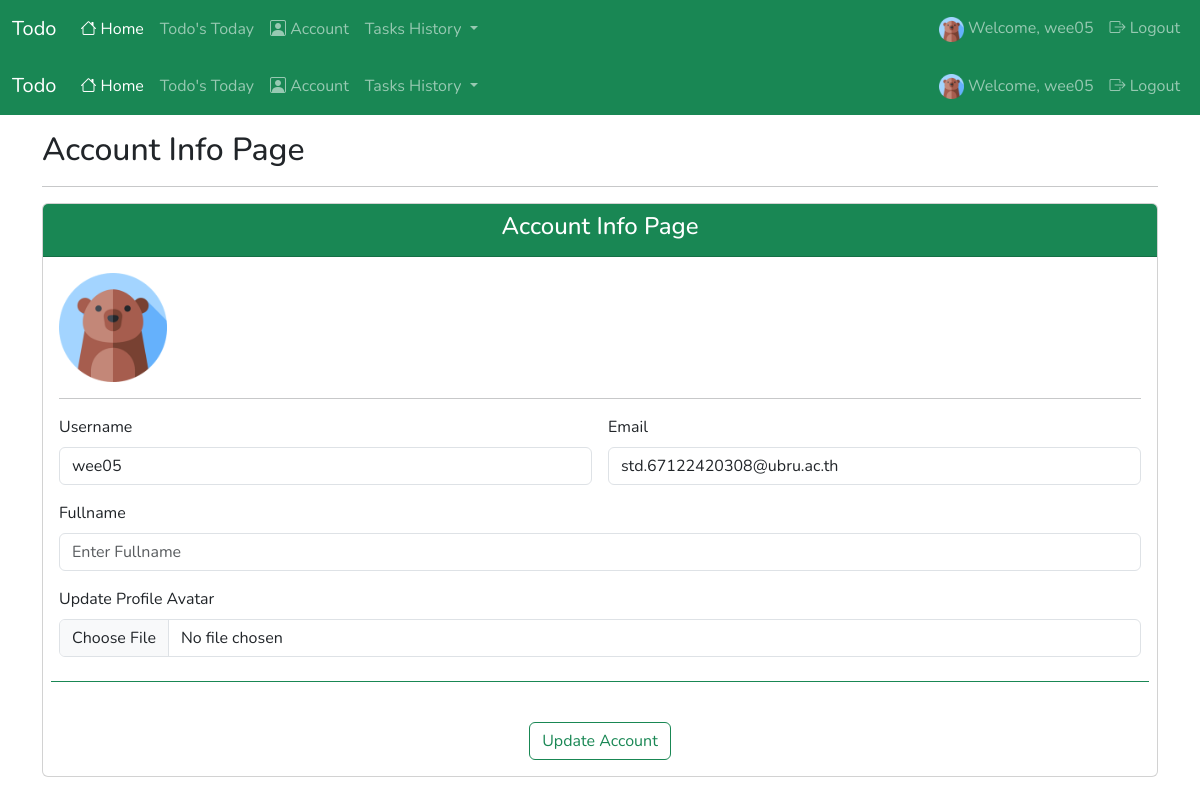
/user/account (signed in), run on the app's committed database.
### todo/models.py (models this page shows, shortened)
class User(db.Model, UserMixin):
  id: Mapped[int] = mapped_column(Integer, primary_key=True)
  username: Mapped[str] = mapped_column(String(25), unique=True, nullable=False)
  email: Mapped[str] = mapped_column(String(50), unique=True, nullable=False)
  password: Mapped[str] = mapped_column(String(100), nullable=False)
  fullname: Mapped[str] = mapped_column(String(50), nullable=True)
  avatar: Mapped[str] = mapped_column(String(50), default='default.png')
  todos: Mapped[List['Todo']] = relationship(back_populates='user')

### todo/user/routes.py (the view, shortened to what this page needs)
@user_bp.route('/account', methods=['GET', 'POST'])
@login_required
def account():
  form = UpdateAccountForm()
  if request.method == 'GET':
    form.username.data = current_user.username
    form.email.data = current_user.email
    form.fullname.data = current_user.fullname
  avatar_pic = current_user.avatar
  return render_template('user/account.html', title='Account Info Page', form=form, avatar_pic=avatar_pic)

### todo/forms.py
class UpdateAccountForm(FlaskForm):
  username = StringField(label='Username', validators=[DataRequired(), Length(min=4, max=20)],
                         render_kw={'readonly':'readonly'})
  email = EmailField(label='Email', validators=[DataRequired(), Email()], render_kw={'readonly':'readonly'})
  fullname = StringField(label='Fullname',render_kw={'placeholder':'Enter Fullname'})
  avatar = FileField(label='Update Profile Avatar', validators=[FileAllowed(['jpg','jpeg', 'png'])])
  fullname = StringField(label='Fullname', render_kw={'placeholder':'Enter Fullname'})
  avatar = FileField(label='Update Profile Avatar', validators=[FileAllowed(['jpg', 'jpeg', 'png'])])
  submit = SubmitField(label='Update Account')

### todo/models.py (called while the page is built)
@login_manager.user_loader
def load_user(user_id):
  return db.session.get(User, int(user_id))

### todo/user/templates/user/account.html (shortened to what this page needs)
{% extends 'layout.html' %}
{% block content %}
  <div class="container mt-3 mb-3">
    <h2>{{title}}</h2>
    <hr>
    <div class="card">
      <div class="card-header text-bg-success text-center">
        <h4>{{title}}</h4>
      </div>
      <div class="card-body">
        <img width="10%" src="{{url_for('user.static', filename='img/' + avatar_pic)}}">
        <hr>
        <form action="" method="post" novalidate class="row g-3"
        enctype="multipart/form-data">
          <div class="col-md-6">
            {{form.username.label(class='form-label')}}
            {% if form.username.errors %}
            {{form.username(class='form-control is-invalid')}}
            <div class="invalid-feedback">
              {% for error in form.username.errors %}
                  <span>{{error}}</span>
              {% endfor %}
            </div>
            {% else %}
            {{form.username(class='form-control')}}
            {% endif %}
          </div>
          <div class="col-md-6">
            {{form.email.label(class='form-label')}}
            {% if form.email.errors %}
            {{form.email(class='form-control is-invalid')}}
            <div class="invalid-feedback">
              {% for error in form.email.errors %}
                  <span>{{error}}</span>
              {% endfor %}
            </div>
            {% else %}
            {{form.email(class='form-control')}}
            {% endif %}
          </div>
          <div class="col-md-12">
            {{form.fullname.label(class='form-label')}}
            {{form.fullname(class='form-control')}}
          </div>
          <div class="col-md-12">
            {{form.avatar.label(class='form-label')}}
            {{form.avatar(class='form-control')}}
          </div>
          <div class="border-top border-success border-1 mb-4 mt-4"></div>
          <div class="col-12 text-center">
            {{form.submit(class='btn btn-outline-success')}}
          </div>
        </form>
      </div>
    </div>
  </div>
{% endblock %}

### todo/templates/navbar.html (shortened to what this page needs)
<nav class="navbar navbar-expand-lg bg-success" data-bs-theme="dark">
  <div class="container-fluid">
    <a class="navbar-brand" href="{{url_for('core.index')}}">Todo</a>
    <div class="collapse navbar-collapse" id="navbarNav">
      <ul class="navbar-nav me-auto">
        {% if current_user.is_authenticated %}
        <li class="nav-item">
          <a class="nav-link active" aria-current="page" href="{{url_for('user.index')}}"><i class="bi bi-house"></i> Home</a>
        </li>
        <li class="nav-item">
          <a class="nav-link" href="{{url_for('todo.todo_today')}}">Todo's Today</a>
        </li>
        <li class="nav-item">
          <a class="nav-link" href="{{url_for('user.account')}}"><i class="bi bi-person-square"></i> Account</a>
        </li>
        <li class="nav-item dropdown">
          <a class="nav-link dropdown-toggle"  role="button" data-bs-toggle="dropdown" aria-expanded="false">
            Tasks History
          </a>
        </li>
        {% else %}
        <li class="nav-item">
          <a class="nav-link active" aria-current="page" href="{{url_for('core.index')}}"><i class="bi bi-house"></i> Home</a>
        </li>
        {% endif %}
      </ul>
      <ul class="navbar-nav">
        {% if current_user.is_authenticated %}
          <li class="nav-item">
            <a class="nav-link">
              <img src="{{url_for('user.static', filename='img/'+ current_user.avatar)}}" width="25" height="25" alt="">
              Welcome, {{current_user.username}}</a>
          </li>
          <li class="nav-item">
            <a href="{{url_for('user.logout')}}" class="nav-link"><i class="bi bi-box-arrow-right"></i> Logout</a>
          </li>
        {% endif %}
      </ul>
    </div>
  </div>
</nav>

### todo/templates/layout.html (style rules this page uses)
body { font-family: "Nunito", "krub", sans-serif; }

### data on the page
User: avatar (placeholder picture), username "wee05 wee05", username "wee05", email "std.67122420308@ubru.ac.th"

### other printed values
{{ title }} "Account Info Page"
